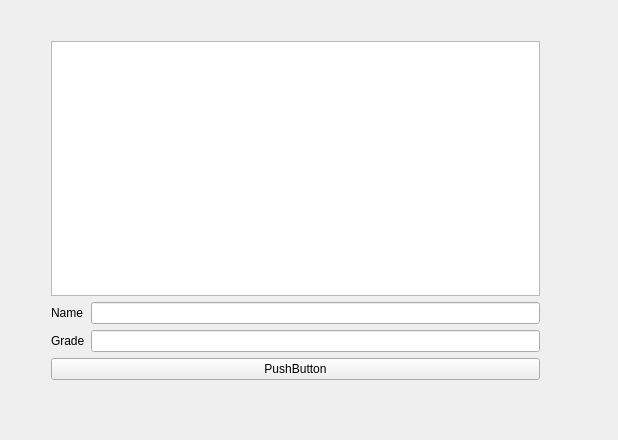
<?xml version="1.0" encoding="UTF-8"?>
<ui version="4.0">
 <class>gui2</class>
 <widget class="QWidget" name="gui2">
  <property name="geometry">
   <rect>
    <x>0</x>
    <y>0</y>
    <width>618</width>
    <height>440</height>
   </rect>
  </property>
  <property name="windowTitle">
   <string>gui2</string>
  </property>
  <widget class="QWidget" name="verticalLayoutWidget">
   <property name="geometry">
    <rect>
     <x>40</x>
     <y>30</y>
     <width>511</width>
     <height>361</height>
    </rect>
   </property>
   <layout class="QVBoxLayout" name="verticalLayout">
    <item>
     <widget class="QListWidget" name="listWidget"/>
    </item>
    <item>
     <layout class="QFormLayout" name="formLayout">
      <item row="1" column="0">
       <widget class="QLabel" name="label">
        <property name="text">
         <string>Name</string>
        </property>
       </widget>
      </item>
      <item row="1" column="1">
       <widget class="QLineEdit" name="lineEdit"/>
      </item>
      <item row="2" column="0">
       <widget class="QLabel" name="label_2">
        <property name="text">
         <string>Grade</string>
        </property>
       </widget>
      </item>
      <item row="2" column="1">
       <widget class="QLineEdit" name="lineEdit_2"/>
      </item>
     </layout>
    </item>
    <item>
     <widget class="QPushButton" name="pushButton">
      <property name="text">
       <string>PushButton</string>
      </property>
     </widget>
    </item>
   </layout>
  </widget>
 </widget>
 <layoutdefault spacing="6" margin="11"/>
 <resources/>
 <connections/>
</ui>
